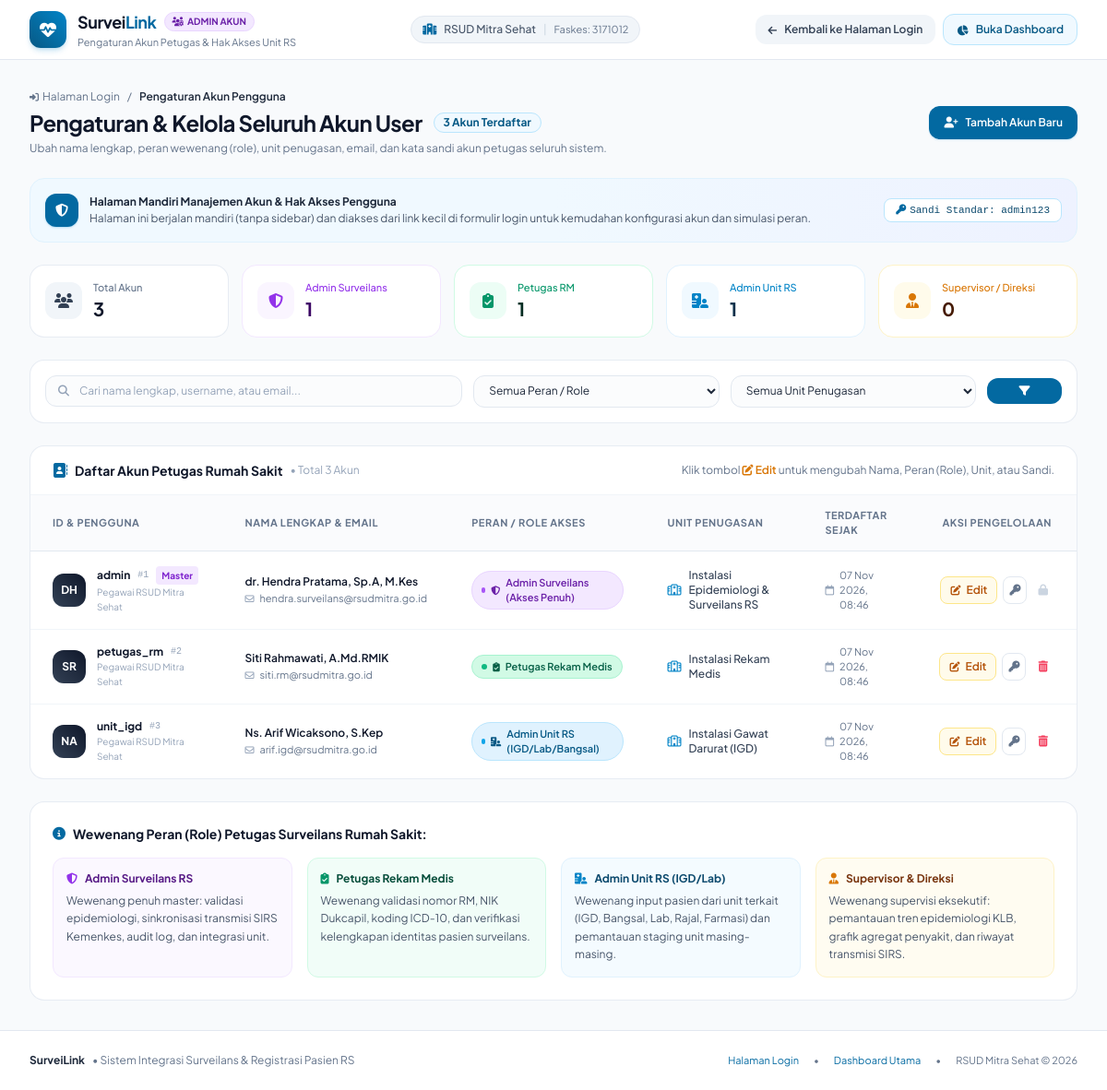
Before: /kelola_user.php with the older database file.
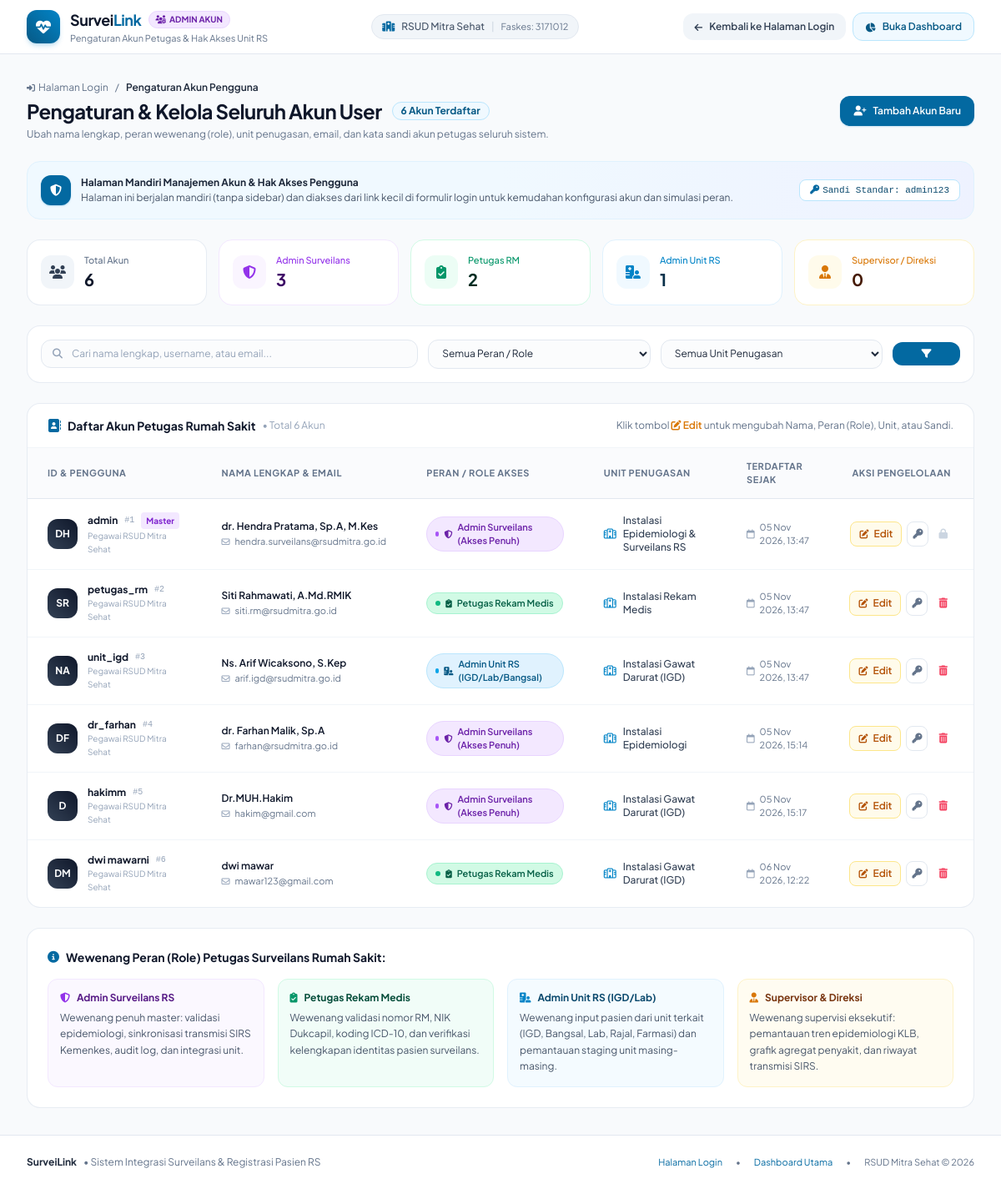
After: the same page with the newer database file.
### tables this page shows
CREATE TABLE `users` (
  `id` int NOT NULL,
  `username` varchar(50) NOT NULL,
  `password` varchar(255) NOT NULL,
  `nama_lengkap` varchar(100) NOT NULL,
  `email` varchar(100) NOT NULL,
  `role` enum('admin_surveilans','petugas_rekam_medis','admin_unit','supervisor') NOT NULL DEFAULT 'admin_surveilans',
  `unit` varchar(100) NOT NULL DEFAULT 'Instalasi Epidemiologi & Surveilans',
  `foto` varchar(255) DEFAULT 'assets/img/avatar.png',
  `created_at` timestamp NULL DEFAULT CURRENT_TIMESTAMP
);

### kelola_user.php (the view, shortened to what the rows shown need)
<?php
$pdo = getDB();
$sql = "SELECT * FROM users WHERE 1=1";
$params = [];
$sql .= " ORDER BY id ASC";
$stmt = $pdo->prepare($sql);
$stmt->execute($params);
$users = $stmt->fetchAll();
function getRoleBadge($role) {
    switch ($role) {
        case 'admin_surveilans':
            return [
                'label' => 'Admin Surveilans (Akses Penuh)',
                'badge' => 'bg-purple-100 text-purple-800 border-purple-200',
                'dot'   => 'bg-purple-500',
                'icon'  => 'fa-shield-halved'
            ];
        case 'petugas_rekam_medis':
            return [
                'label' => 'Petugas Rekam Medis',
                'badge' => 'bg-emerald-100 text-emerald-800 border-emerald-200',
                'dot'   => 'bg-emerald-500',
                'icon'  => 'fa-clipboard-check'
            ];
        case 'admin_unit':
            return [
                'label' => 'Admin Unit RS (IGD/Lab/Bangsal)',
                'badge' => 'bg-sky-100 text-sky-800 border-sky-200',
                'dot'   => 'bg-sky-500',
                'icon'  => 'fa-hospital-user'
            ];
    }
}
?>
<!DOCTYPE html>
<html lang="id">
<head>
    <script src="https://cdn.tailwindcss.com"></script>
    <link rel="stylesheet" href="https://cdnjs.cloudflare.com/ajax/libs/font-awesome/6.4.0/css/all.min.css">
</head>
<body class="bg-slate-50 text-slate-800 antialiased min-h-screen flex flex-col">
    <main class="max-w-7xl mx-auto w-full px-4 sm:px-6 lg:px-8 py-8 space-y-6 flex-1">
        <div class="flex flex-col sm:flex-row sm:items-center justify-between gap-4">
            <div>
                <div class="flex items-center gap-3">
                    <h1 class="text-2xl font-bold text-slate-900 tracking-tight">Pengaturan & Kelola Seluruh Akun User</h1>
                </div>
            </div>
        </div>
        <div class="bg-white rounded-2xl border border-slate-200/80 shadow-xs overflow-hidden">
            <?php if (empty($users)): ?>
                <div class="p-12 text-center">
                    <div class="w-16 h-16 mx-auto mb-3 rounded-2xl bg-slate-100 text-slate-400 flex items-center justify-center text-2xl">
                        <i class="fa-solid fa-user-slash"></i>
                    </div>
                    <h4 class="font-bold text-slate-700 text-sm">Tidak Ada Akun Ditemukan</h4>
                    <p class="text-xs text-slate-400 mt-1">Coba sesuaikan kata kunci pencarian atau reset filter yang dipilih.</p>
                    <a href="kelola_user.php" class="mt-4 inline-flex items-center gap-2 px-4 py-2 rounded-xl bg-slate-100 hover:bg-slate-200 text-slate-700 text-xs font-semibold transition">
                        <i class="fa-solid fa-rotate-left"></i>
                        <span>Reset Semua Filter</span>
                    </a>
                </div>
            <?php else: ?>
                <div class="overflow-x-auto">
                    <table class="w-full text-left text-xs text-slate-600">
                        <thead class="bg-slate-50/70 border-b border-slate-200 text-[11px] font-bold text-slate-500 uppercase tracking-wider">
                            <tr>
                                <th class="px-6 py-3.5">ID & Pengguna</th>
                                <th class="px-6 py-3.5">Nama Lengkap & Email</th>
                                <th class="px-6 py-3.5">Peran / Role Akses</th>
                                <th class="px-6 py-3.5">Unit Penugasan</th>
                                <th class="px-6 py-3.5">Terdaftar Sejak</th>
                                <th class="px-6 py-3.5 text-center">Aksi Pengelolaan</th>
                            </tr>
                        </thead>
                        <tbody class="divide-y divide-slate-100">
                            <?php foreach ($users as $u): ?>
                                <?php
                                    $roleInfo = getRoleBadge($u['role']);
                                    $isPrimaryAdmin = ($u['id'] == 1);
                                    $words = explode(' ', trim($u['nama_lengkap']));
                                    $initials = '';
                                    foreach (array_slice($words, 0, 2) as $w) {
                                        $initials .= strtoupper(substr($w, 0, 1));
                                    }
                                ?>
                                <tr class="hover:bg-slate-50/80 transition">
                                    <td class="px-6 py-4">
                                        <div class="flex items-center gap-3">
                                            <div class="w-9 h-9 rounded-xl bg-gradient-to-tr from-slate-700 to-slate-900 text-white flex items-center justify-center font-bold text-xs shrink-0 shadow-xs">
                                                <?= $initials ?>
                                            </div>
                                            <div>
                                                <div class="flex items-center gap-2">
                                                    <span class="font-bold text-slate-900"><?= htmlspecialchars($u['username']) ?></span>
                                                    <span class="text-[10px] text-slate-400 font-mono">#<?= $u['id'] ?></span>
                                                    <?php if ($isPrimaryAdmin): ?>
                                                        <span class="px-1.5 py-0.5 rounded text-[10px] font-bold bg-purple-100 text-purple-700" title="Administrator Utama Sistem">
                                                            Master
                                                        </span>
                                                    <?php endif; ?>
                                                </div>
                                                <span class="text-[10px] text-slate-400">Pegawai RSUD Mitra Sehat</span>
                                            </div>
                                        </div>
                                    </td>
                                    <td class="px-6 py-4">
                                        <p class="font-semibold text-slate-900"><?= htmlspecialchars($u['nama_lengkap']) ?></p>
                                        <div class="flex items-center gap-1.5 text-slate-500 mt-0.5 text-[11px]">
                                            <i class="fa-regular fa-envelope text-[10px] text-slate-400"></i>
                                            <span><?= htmlspecialchars($u['email']) ?></span>
                                        </div>
                                    </td>
                                    <td class="px-6 py-4">
                                        <span class="inline-flex items-center gap-1.5 px-2.5 py-1 rounded-full text-[11px] font-semibold border <?= $roleInfo['badge'] ?>">
                                            <span class="w-1.5 h-1.5 rounded-full <?= $roleInfo['dot'] ?>"></span>
                                            <i class="fa-solid <?= $roleInfo['icon'] ?> text-[10px]"></i>
                                            <span><?= htmlspecialchars($roleInfo['label']) ?></span>
                                        </span>
                                    </td>
                                    <td class="px-6 py-4">
                                        <div class="flex items-center gap-2 text-slate-700">
                                            <i class="fa-regular fa-hospital text-brand-500 text-xs"></i>
                                            <span class="font-medium"><?= htmlspecialchars($u['unit']) ?></span>
                                        </div>
                                    </td>
                                    <td class="px-6 py-4 text-slate-500 text-[11px]">
                                        <div class="flex items-center gap-1.5">
                                            <i class="fa-regular fa-calendar text-slate-400"></i>
                                            <span><?= !empty($u['created_at']) ? date('d M Y, H:i', strtotime($u['created_at'])) : '-' ?></span>
                                        </div>
                                    </td>
                                    <td class="px-6 py-4 text-center">
                                        <div class="flex items-center justify-center gap-1.5">
                                            <button onclick='bukaModalEdit(<?= json_encode($u) ?>)'
                                                class="px-2.5 py-1.5 rounded-lg bg-amber-50 hover:bg-amber-100 text-amber-700 border border-amber-200 text-xs font-semibold transition flex items-center gap-1.5 shadow-xs"
                                                title="Edit Akun (Ubah Nama, Peran/Role, Unit, dll.)">
                                                <i class="fa-solid fa-pen-to-square text-[11px]"></i>
                                                <span>Edit</span>
                                            </button>
                                            <button onclick="bukaModalGantiPassword(<?= $u['id'] ?>, '<?= htmlspecialchars(addslashes($u['username'])) ?>', '<?= htmlspecialchars(addslashes($u['nama_lengkap'])) ?>')"
                                                class="p-1.5 rounded-lg text-slate-500 hover:text-slate-800 hover:bg-slate-100 border border-slate-200 transition"
                                                title="Ganti / Reset Kata Sandi">
                                                <i class="fa-solid fa-key text-xs"></i>
                                            </button>
                                            <?php if (!$isPrimaryAdmin): ?>
                                                <button onclick="hapusUser(<?= $u['id'] ?>, '<?= htmlspecialchars(addslashes($u['nama_lengkap'])) ?>', '<?= htmlspecialchars(addslashes($u['username'])) ?>')"
                                                    class="p-1.5 rounded-lg text-rose-500 hover:text-rose-700 hover:bg-rose-50 border border-transparent hover:border-rose-200 transition"
                                                    title="Hapus Akun Pengguna">
                                                    <i class="fa-solid fa-trash-can text-xs"></i>
                                                </button>
                                            <?php else: ?>
                                                <span class="p-1.5 text-slate-300 cursor-not-allowed" title="Admin master (ID 1) dilindungi">
                                                    <i class="fa-solid fa-lock text-xs"></i>
                                                </span>
                                            <?php endif; ?>
                                        </div>
                                    </td>
                                </tr>
                            <?php endforeach; ?>
                        </tbody>
                    </table>
                </div>
            <?php endif; ?>
        </div>
    </main>
</body>
</html>

Changed rows visible on the page:
changed users "admin": created_at "07 Nov 2026, 08:46" → "05 Nov 2026, 13:47"
changed users "petugas_rm": created_at "07 Nov 2026, 08:46" → "05 Nov 2026, 13:47"
changed users "unit_igd": created_at "07 Nov 2026, 08:46" → "05 Nov 2026, 13:47"
added users: initials "DF", username "dr_farhan", id "4", nama_lengkap "dr. Farhan Malik, Sp.A", email "farhan@rsudmitra.go.id", role "Admin Surveilans (Akses Penuh)", unit "Instalasi Epidemiologi", created_at "05 Nov 2026, 15:14"
added users: initials "D", username "hakimm", id "5", nama_lengkap "Dr.MUH.Hakim", email "hakim@gmail.com", role "Admin Surveilans (Akses Penuh)", unit "Instalasi Gawat Darurat (IGD)", created_at "05 Nov 2026, 15:17"
added users: initials "DM", username "dwi mawarni", id "6", nama_lengkap "dwi mawar", email "mawar123@gmail.com", role "Petugas Rekam Medis", unit "Instalasi Gawat Darurat (IGD)", created_at "06 Nov 2026, 12:22"
Other visible differences:
count($users): "3" → "6"
$statTotal: "3" → "6"
$statAdminSurv: "1" → "3"
$statPetugasRM: "1" → "2"
